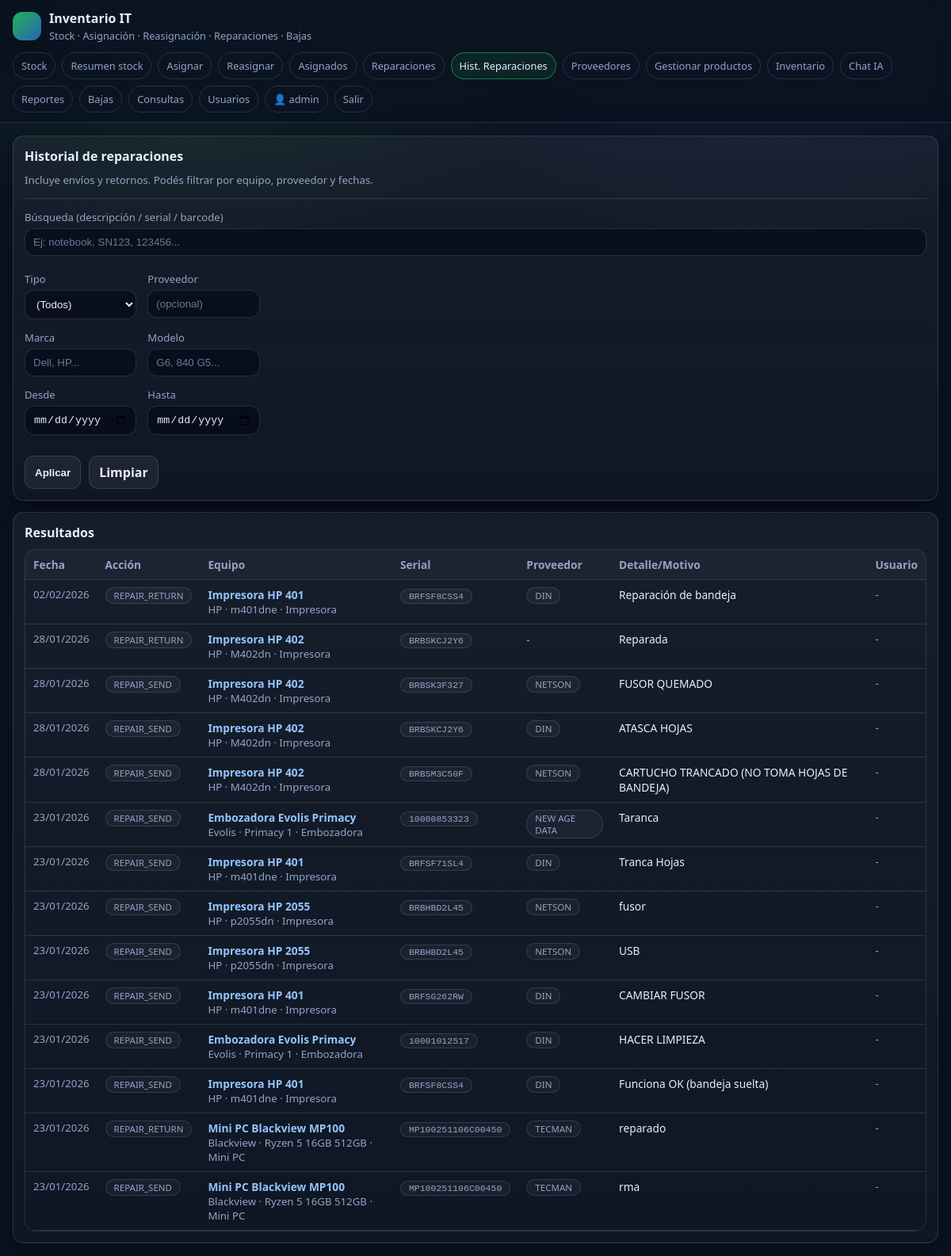
Page /repairs_history (signed in) on the committed database.
### tables this page shows
CREATE TABLE users (
      id INTEGER PRIMARY KEY AUTOINCREMENT,
      username TEXT UNIQUE NOT NULL,
      password_hash TEXT NOT NULL,
      is_admin INTEGER NOT NULL DEFAULT 0,
      created_at TEXT NOT NULL
    );

CREATE TABLE history (
      id INTEGER PRIMARY KEY AUTOINCREMENT,
      unit_id INTEGER NOT NULL REFERENCES units(id) ON DELETE CASCADE,
      user_id INTEGER NOT NULL REFERENCES users(id) ON DELETE RESTRICT,
      type TEXT NOT NULL,
      from_status TEXT,
      to_status TEXT,
      from_sucursal TEXT, from_area TEXT, from_persona TEXT,
      to_sucursal TEXT, to_area TEXT, to_persona TEXT,
      proveedor TEXT,
      detalle TEXT NOT NULL,
      created_at TEXT NOT NULL
    );

CREATE TABLE products (
      id INTEGER PRIMARY KEY AUTOINCREMENT,
      barcode TEXT,
      descripcion TEXT NOT NULL,
      tipo TEXT NOT NULL,
      marca TEXT NOT NULL,
      modelo TEXT NOT NULL,
      proveedor_id INTEGER REFERENCES providers(id),
      created_at TEXT NOT NULL
    );

CREATE TABLE units (
      id INTEGER PRIMARY KEY AUTOINCREMENT,
      product_id INTEGER NOT NULL REFERENCES products(id) ON DELETE CASCADE,
      serial TEXT,
      status TEXT NOT NULL CHECK(status IN ('IN_STOCK','ASSIGNED','IN_REPAIR','RETIRED')),
      warranty_until TEXT,
      purchase_provider_id INTEGER REFERENCES providers(id),
      sucursal TEXT,
      area TEXT,
      persona TEXT,
      last_sucursal TEXT,
      last_area TEXT,
      last_persona TEXT,
      pc_name TEXT,
      last_pc_name TEXT,
      inventory_number TEXT,
      created_at TEXT NOT NULL,
      updated_at TEXT NOT NULL
    );

### app.py (the view)
@app.route("/repairs_history")
@login_required
def repairs_history_page():
    has_search = any((request.args.get(k) or '').strip() for k in ['q','serial','barcode','proveedor','motivo','desde','hasta','from','to','fecha'])
    q = (request.args.get("q") or "").strip().lower()
    tipo = (request.args.get("tipo") or "").strip()
    marca = (request.args.get("marca") or "").strip().lower()
    modelo = (request.args.get("modelo") or "").strip().lower()
    pc = (request.args.get("pc") or "").strip().lower()  # nombre PC
    pc_name_filter = pc
    proveedor = (request.args.get("proveedor") or "").strip().lower()
    date_from = (request.args.get("from") or "").strip()
    date_to = (request.args.get("to") or "").strip()
    iso_from, iso_to = norm_date_range(date_from, date_to)
    db = get_db()
    limit_sql = 4000 if has_search else 30
    tipos = [r["tipo"] for r in db.execute("SELECT DISTINCT tipo FROM products ORDER BY tipo COLLATE NOCASE").fetchall()]
    provs = [r["nombre"] for r in db.execute("SELECT nombre FROM providers ORDER BY nombre COLLATE NOCASE").fetchall()]
    sql = """
      SELECT h.*, u.id AS unit_id, u.serial,
             p.descripcion, p.tipo, p.marca, p.modelo, p.barcode
      FROM history h
      JOIN units u ON u.id = h.unit_id
      JOIN products p ON p.id = u.product_id
      WHERE h.type IN ('REPAIR_SEND','REPAIR_RETURN')
    """
    params = []
    if tipo:
        sql += " AND p.tipo = ?"
        params.append(tipo)
    if iso_from:
        sql += " AND h.created_at >= ?"
        params.append(iso_from)
    if iso_to:
        sql += " AND h.created_at <= ?"
        params.append(iso_to)
    sql += " ORDER BY h.created_at DESC LIMIT 2000"
    rows = db.execute(sql, params).fetchall()
    if q:
        rows = [r for r in rows if q in f"{r['descripcion']} {r['serial'] or ''} {r['barcode'] or ''}".lower()]
    if marca:
        rows = [r for r in rows if marca in f"{r['marca'] or ''}".lower()]
    if modelo:
        rows = [r for r in rows if modelo in f"{r['modelo'] or ''}".lower()]
    if proveedor:
        rows = [r for r in rows if proveedor in f"{r['proveedor'] or ''}".lower()]
    return render_template("repairs_history.html", rows=rows, tipos=tipos, provs=provs,
                           q=q, tipo=tipo, marca=marca, modelo=modelo, proveedor=proveedor,
                           date_from=date_from, date_to=date_to)

### app.py (called while the page is built)
def norm_date_range(date_from: str | None, date_to: str | None):
    df = (date_from or "").strip()
    dt = (date_to or "").strip()
    iso_from = None
    iso_to = None
    if df:
        iso_from = df + "T00:00:00"
    if dt:
        iso_to = dt + "T23:59:59"
    return iso_from, iso_to

def get_db() -> sqlite3.Connection:
    if "db" not in g:
        conn = sqlite3.connect(DB_PATH)
        conn.row_factory = sqlite3.Row
        g.db = conn
        ensure_schema_migrations(g.db)
    return g.db

def ensure_schema_migrations(db):
    try:
        cols = [r["name"] for r in db.execute("PRAGMA table_info(products)").fetchall()]
        if "proveedor_id" not in cols:
            db.execute("ALTER TABLE products ADD COLUMN proveedor_id INTEGER")
            db.commit()
    except Exception:
        pass
    try:
        cols_u = [r["name"] for r in db.execute("PRAGMA table_info(units)").fetchall()]
        if "purchase_provider_id" not in cols_u:
            db.execute("ALTER TABLE units ADD COLUMN purchase_provider_id INTEGER")
            db.commit()
    except Exception:
        pass
    try:
        db.execute("DROP INDEX IF EXISTS idx_products_barcode")
        db.execute("CREATE UNIQUE INDEX IF NOT EXISTS idx_products_barcode_provider ON products(barcode, IFNULL(proveedor_id,0)) WHERE barcode IS NOT NULL AND barcode != ''")
        db.commit()
    except Exception:
        pass

def login_required(fn):
    @wraps(fn)
    def wrapper(*args, **kwargs):
        if not session.get("user_id"):
            return redirect(url_for("login", next=request.path))
        return fn(*args, **kwargs)
    return wrapper

def current_user():
    uid = session.get("user_id")
    if not uid:
        return None
    db = get_db()
    return db.execute("SELECT * FROM users WHERE id = ?", (uid,)).fetchone()

@app.before_request
def _fk_on():
    db = get_db()
    db.execute("PRAGMA foreign_keys=ON;")

@app.teardown_appcontext
def _close(e=None):
    close_db(e)

@app.context_processor
def inject_globals():
    return {"me": current_user()}

### templates/repairs_history.html (shortened to what this page needs)
{% extends "base.html" %}
{% from "_macros.html" import short_date %}
{% set title="Historial de reparaciones" %}
{% set active="repairs_history" %}
{% block content %}
<div class="card">
  <h2>Historial de reparaciones</h2>
  <div class="muted">Incluye envíos y retornos. Podés filtrar por equipo, proveedor y fechas.</div>
  <hr class="sep">
  <form method="get">
    <div style="grid-column:1/-1;">
      <label>Búsqueda (descripción / serial / barcode)</label>
      <input name="q" value="{{ q }}" placeholder="Ej: notebook, SN123, 123456...">
    </div>
    <div class="grid two" style="margin-top:10px;">
      <div>
        <label>Tipo</label>
        <select name="tipo">
          <option value="">(Todos)</option>
        </select>
      </div>
      <div>
        <label>Proveedor</label>
        <input name="proveedor" list="provList" value="{{ proveedor }}" placeholder="(opcional)">
      </div>
      <div>
        <label>Marca</label>
        <input name="marca" value="{{ marca }}" placeholder="Dell, HP...">
      </div>
      <div>
        <label>Modelo</label>
        <input name="modelo" value="{{ modelo }}" placeholder="G6, 840 G5...">
      </div>
      <div>
        <label>Desde</label>
        <input type="date" name="from" value="{{ date_from or '' }}">
      </div>
      <div>
        <label>Hasta</label>
        <input type="date" name="to" value="{{ date_to or '' }}">
      </div>
    </div>
    <div style="grid-column:1/-1; display:flex; gap:10px; flex-wrap:wrap; margin-top:16px;">
      <button class="btn" type="submit">Aplicar</button>
      <a class="btn" href="{{ url_for('repairs_history_page') }}">Limpiar</a>
    </div>
  </form>
</div>
<div class="card" style="margin-top:14px;">
  <h2>Resultados</h2>
  <div class="table-wrap">
    <table style="min-width:1100px;">
      <thead>
        <tr>
          <th>Fecha</th><th>Acción</th><th>Equipo</th><th>Serial</th><th>Proveedor</th><th>Detalle/Motivo</th><th>Usuario</th>
        </tr>
      </thead>
      <tbody>
        {% for r in rows %}
        <tr>
          <td class="muted">{{ short_date(r.created_at) }}</td>
          <td><span class="badge">{{ r.type }}</span></td>
          <td><a href="#" class="js-info" data-kind="unit" data-id="{{ r.unit_id }}"><b>{{ r.descripcion }}</b></a>
              <div class="muted">{{ r.marca }} · {{ r.modelo }} · {{ r.tipo }}</div></td>
          <td>{% if r.serial %}<a href="#" class="js-info" data-kind="unit" data-id="{{ r.unit_id }}"><span class="badge mono">{{ r.serial }}</span></a>{% else %}<span class="muted">-</span>{% endif %}</td>
          <td>{% if r.proveedor %}<span class="badge">{{ r.proveedor }}</span>{% else %}<span class="muted">-</span>{% endif %}</td>
          <td>{{ r.detalle or "-" }}</td>
          <td class="muted">{{ r.username or "-" }}</td>
        </tr>
        {% endfor %}
      </tbody>
    </table>
  </div>
</div>
{% endblock %}

### templates/base.html (shortened to what this page needs)
{% from "_macros.html" import short_date %}
<!doctype html>
<html lang="es">
<head>
  <link rel="stylesheet" href="{{ url_for('static', filename='style.css') }}">
</head>
<body>
  <div class="topbar">
    <div class="nav">
      <div class="brand">
        <div class="logo"></div>
        <div>
          <h1>Inventario IT</h1>
          <div class="sub">Stock · Asignación · Reasignación · Reparaciones · Bajas</div>
        </div>
      </div>
      <div class="menu">
        {% if me %}
          <a class="pill {% if active=='stock' %}active{% endif %}" href="{{ url_for('stock') }}">Stock</a>
          <a class="pill {% if active=='stock_all' %}active{% endif %}" href="{{ url_for('stock_all') }}">Resumen stock</a>
          <a class="pill {% if active=='assign' %}active{% endif %}" href="{{ url_for('assign_page') }}">Asignar</a>
          <a class="pill {% if active=='reassign' %}active{% endif %}" href="{{ url_for('reassign_page') }}">Reasignar</a>
          <a class="pill {% if active=='assigned' %}active{% endif %}" href="{{ url_for('assigned_page') }}">Asignados</a>
          <a class="pill {% if active=='repairs' %}active{% endif %}" href="{{ url_for('repairs_page') }}">Reparaciones</a>
          <a class="pill {% if active=='repairs_history' %}active{% endif %}" href="{{ url_for('repairs_history_page') }}">Hist. Reparaciones</a>
          <a class="pill {% if active=='providers' %}active{% endif %}" href="{{ url_for('providers_page') }}">Proveedores</a>
        <a class="pill {% if active=='manage_products' %}active{% endif %}" href="{{ url_for('manage_products_page') }}">Gestionar productos</a>
        <a class="pill {% if active=='inventory' %}active{% endif %}" href="{{ url_for('inventory_page') }}">Inventario</a>
        <a class="pill {% if active=='ai_chat' %}active{% endif %}" href="{{ url_for('ai_chat_page') }}">Chat IA</a>
        <a class="pill {% if active=='reports' %}active{% endif %}" href="{{ url_for('reports_page') }}">Reportes</a>
          <a class="pill {% if active=='retired' %}active{% endif %}" href="{{ url_for('retired_page') }}">Bajas</a>
          <a class="pill {% if active=='queries' %}active{% endif %}" href="{{ url_for('queries_page') }}">Consultas</a>
          {% if me.is_admin %}
            <a class="pill {% if active=='users' %}active{% endif %}" href="{{ url_for('users_page') }}">Usuarios</a>
          {% endif %}
          <span class="pill">👤 {{ me.username }}</span>
          <a class="pill" href="{{ url_for('logout') }}">Salir</a>
        {% endif %}
      </div>
    </div>
  </div>
  <div class="container">
    {% block content %}{% endblock %}
  </div>
</body>
</html>

### templates/_macros.html
{% macro short_date(ts) -%}
{%- if ts and ts|length > 9 -%}
{{ ts[8:10] }}/{{ ts[5:7] }}/{{ ts[0:4] }}
{%- else -%}
{{ ts or "-" }}
{%- endif -%}
{%- endmacro %}

### static/style.css (style rules this page uses)
:root { --bg: #0b1220; --panel: #0f1a2f; --card: #0c1629; --muted: #93a4c7; --text: #e7eefc; --border: rgba(255,255,255,.12); --accent: #22c55e; --warn: #f59e0b; --danger: #ef4444; --link: #93c5fd; --shadow: 0 10px 30px rgba(0,0,0,.35); --mono: ui-monospace, SFMono-Regular, Menlo, Monaco, Consolas, "Liberation Mono", monospace; }
* { box-sizing:border-box; }
body { margin:0; font-family: system-ui, -apple-system, Segoe UI, Roboto, sans-serif; background: radial-gradient(900px 500px at 20% 0%, rgba(34,197,94,.15), transparent 60%), radial-gradient(900px 500px at 80% 0%, rgba(59,130,246,.12), transparent 60%), var(--bg); color: var(--text); }
a { color: var(--link); text-decoration:none; }
.topbar { position:sticky; top:0; z-index:20; background: rgba(11,18,32,.85); backdrop-filter: blur(10px); border-bottom:1px solid var(--border); }
.nav { max-width:1200px; margin:0 auto; padding:12px 16px; display:flex; gap:12px; align-items:center; justify-content:space-between; flex-wrap:wrap; }
.brand { display:flex; gap:10px; align-items:center; }
.logo { width:36px; height:36px; border-radius:12px; background: linear-gradient(135deg, rgba(34,197,94,.9), rgba(59,130,246,.7)); box-shadow: var(--shadow); }
.brand h1 { margin:0; font-size:1rem; }
.brand .sub { color: var(--muted); font-size:.8rem; margin-top:2px; }
.menu { display:flex; flex-wrap:wrap; gap:8px; align-items:center; }
.pill { padding:7px 10px; border:1px solid var(--border); border-radius:999px; color: var(--muted); font-size:.8rem; }
.pill.active { border-color: rgba(34,197,94,.55); color: var(--text); background: rgba(34,197,94,.10); }
.container { max-width:1200px; margin:0 auto; padding:16px; }
.grid { display:grid; grid-template-columns: 1fr; gap:14px; }
@media (min-width: 900px) { .grid.two { grid-template-columns: 1fr 1fr; } }
.card { background: linear-gradient(180deg, rgba(255,255,255,.05), rgba(255,255,255,.02)); border: 1px solid var(--border); border-radius: 14px; padding:14px; box-shadow: var(--shadow); }
.card h2 { margin:0 0 10px 0; font-size:1rem; }
.muted { color: var(--muted); font-size:.83rem; }
hr.sep { border:none; border-top:1px solid var(--border); margin:14px 0; }
form { display:grid; grid-template-columns: repeat(auto-fit, minmax(210px, 1fr)); gap:10px 12px; align-items:end; }
label { display:block; margin:0 0 5px 0; color: var(--muted); font-size:.82rem; }
input, select, textarea { width:100%; padding:9px 10px; border-radius:12px; border:1px solid var(--border); background: rgba(2,6,23,.55); color: var(--text); outline:none; }
input::placeholder, textarea::placeholder { color: rgba(147,164,199,.7); }
.btn { padding:9px 12px; border-radius:12px; border:1px solid var(--border); background: rgba(255,255,255,.06); color: var(--text); cursor:pointer; font-weight:600; }
.table-wrap { overflow:auto; border-radius:14px; border:1px solid var(--border); }
table { width:100%; border-collapse:collapse; font-size:.86rem; min-width: 860px; }
th, td { padding:9px 10px; border-bottom:1px solid var(--border); vertical-align:top; }
th { text-align:left; color: var(--muted); background: rgba(255,255,255,.03); position:sticky; top:0; }
.badge { display:inline-block; padding:2px 10px; border-radius:999px; border:1px solid var(--border); font-size:.72rem; color: var(--muted); background: rgba(255,255,255,.04); }
.badge.mono { font-family: var(--mono); }

### rows in the picture
users: username "admin"
history: created_at "02", created_at "2026", type "REPAIR_RETURN", descripcion "Impresora HP 401", marca "HP", modelo "m401dne", tipo "Impresora", serial "BRFSF8CSS4", proveedor "DIN", detalle "Reparación de bandeja", username "-"
history: created_at "28", created_at "01", created_at "2026", type "REPAIR_RETURN", descripcion "Impresora HP 402", marca "HP", modelo "M402dn", tipo "Impresora", serial "BRBSKCJ2Y6", detalle "Reparada", username "-"
history: created_at "28", created_at "01", created_at "2026", type "REPAIR_SEND", descripcion "Impresora HP 402", marca "HP", modelo "M402dn", tipo "Impresora", serial "BRBSK3F327", proveedor "NETSON", detalle "FUSOR QUEMADO", username "-"
history: created_at "28", created_at "01", created_at "2026", type "REPAIR_SEND", descripcion "Impresora HP 402", marca "HP", modelo "M402dn", tipo "Impresora", serial "BRBSKCJ2Y6", proveedor "DIN", detalle "ATASCA HOJAS", username "-"
history: created_at "28", created_at "01", created_at "2026", type "REPAIR_SEND", descripcion "Impresora HP 402", marca "HP", modelo "M402dn", tipo "Impresora", serial "BRBSM3C50F", proveedor "NETSON", detalle "CARTUCHO TRANCADO (NO TOMA HOJAS DE BANDEJA)", username "-"
history: created_at "23", created_at "01", created_at "2026", type "REPAIR_SEND", descripcion "Embozadora Evolis Primacy", marca "Evolis", modelo "Primacy 1", tipo "Embozadora", serial "10000853323", proveedor "NEW AGE DATA", detalle "Taranca", username "-"
history: created_at "23", created_at "01", created_at "2026", type "REPAIR_SEND", descripcion "Impresora HP 401", marca "HP", modelo "m401dne", tipo "Impresora", serial "BRFSF71SL4", proveedor "DIN", detalle "Tranca Hojas", username "-"
history: created_at "23", created_at "01", created_at "2026", type "REPAIR_SEND", descripcion "Impresora HP 2055", marca "HP", modelo "p2055dn", tipo "Impresora", serial "BRBHBD2L45", proveedor "NETSON", detalle "fusor", username "-"
history: created_at "23", created_at "01", created_at "2026", type "REPAIR_SEND", descripcion "Impresora HP 2055", marca "HP", modelo "p2055dn", tipo "Impresora", serial "BRBHBD2L45", proveedor "NETSON", detalle "USB", username "-"
history: created_at "23", created_at "01", created_at "2026", type "REPAIR_SEND", descripcion "Impresora HP 401", marca "HP", modelo "m401dne", tipo "Impresora", serial "BRFSG262RW", proveedor "DIN", detalle "CAMBIAR FUSOR", username "-"
history: created_at "23", created_at "01", created_at "2026", type "REPAIR_SEND", descripcion "Embozadora Evolis Primacy", marca "Evolis", modelo "Primacy 1", tipo "Embozadora", serial "10001012517", proveedor "DIN", detalle "HACER LIMPIEZA", username "-"
history: created_at "23", created_at "01", created_at "2026", type "REPAIR_SEND", descripcion "Impresora HP 401", marca "HP", modelo "m401dne", tipo "Impresora", serial "BRFSF8CSS4", proveedor "DIN", detalle "Funciona OK (bandeja suelta)", username "-"
history: created_at "23", created_at "01", created_at "2026", type "REPAIR_RETURN", descripcion "Mini PC Blackview MP100", marca "Blackview", modelo "Ryzen 5 16GB 512GB", tipo "Mini PC", serial "MP100251106C00450", proveedor "TECMAN", detalle "reparado", username "-"
history: created_at "23", created_at "01", created_at "2026", type "REPAIR_SEND", descripcion "Mini PC Blackview MP100", marca "Blackview", modelo "Ryzen 5 16GB 512GB", tipo "Mini PC", serial "MP100251106C00450", proveedor "TECMAN", detalle "rma", username "-"
